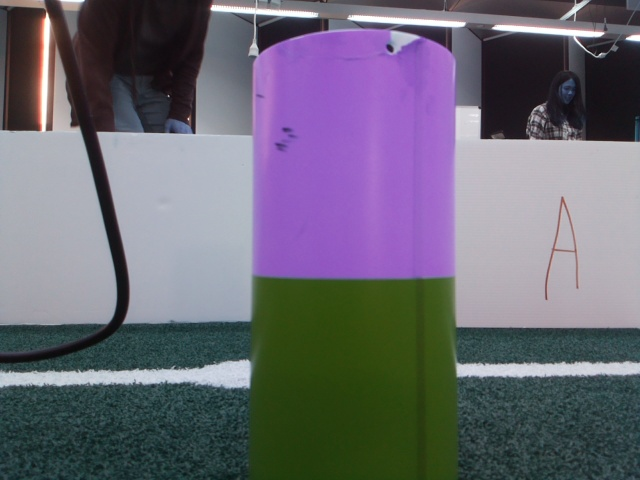
#> input picture src/image_processing/image_processing/PINK&GREEN.jpg, 640 x 480 px
$ jupyter execute test.ipynb   (older library calls are emulated)
#> lines starting #> are read from the running program, lines starting #| are printed output that depends on the picture; after the words box and inside, x2 and y2 are one past the last pixel; in counts of white or black regions, pixels touching at a corner belong together; long printed decimals are rounded
#> further down, frame is the input picture: shape (480, 640, 3); mean B, G, R 116.4, 103.9, 106.6
#> `hsv_frame = cv2.cvtColor(frame, cv2.COLOR_BGR2HSV)`: hsv_frame: shape (480, 640, 3); mean H, S, V 108, 79.8, 124.9
[cell 1]
import cv2
import numpy as np
import matplotlib.pyplot as plt

[cell 2]
def generate_mask(hsv_frame):
    light_blue = np.array([14, 90, 95])
    dark_blue = np.array([37, 255, 255])

    light_pink = np.array([50,80,150])
    dark_pink = np.array([179,255,255])

    light_green = np.array([38,23,45])
    dark_green = np.array([52,255,255])

    light_yellow = np.array([94,135,90])
    dark_yellow = np.array([130,255,255])

    kernel = cv2.getStructuringElement(cv2.MORPH_RECT,(3,3))
    blue_mask = cv2.inRange(hsv_frame, light_blue, dark_blue)
#> blue_mask: shape (480, 640); every value is 0
    blue_mask = cv2.morphologyEx(blue_mask, cv2.MORPH_OPEN, kernel,iterations=1)
    pink_mask = cv2.inRange(hsv_frame, light_pink, dark_pink)
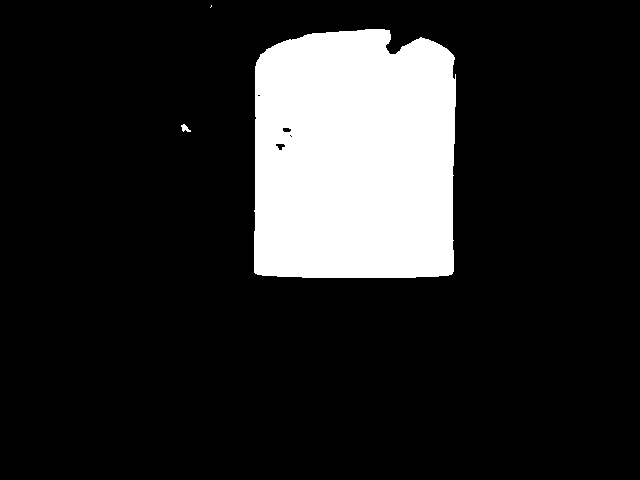
#> pink_mask: shape (480, 640); 15.4% white; 3 white regions (1 under 20 px), largest, box (x1, y1, x2, y2) and area: (254, 29, 456, 278) 47369, (181, 124, 191, 132) 45
    pink_mask = cv2.morphologyEx(pink_mask, cv2.MORPH_OPEN, kernel,iterations=1)
#> pink_mask: shape (480, 640); 15.4% white; 2 white regions, box (x1, y1, x2, y2) and area: (254, 29, 456, 278) 47356, (182, 125, 188, 131) 30
    green_mask = cv2.inRange(hsv_frame, light_green, dark_green)
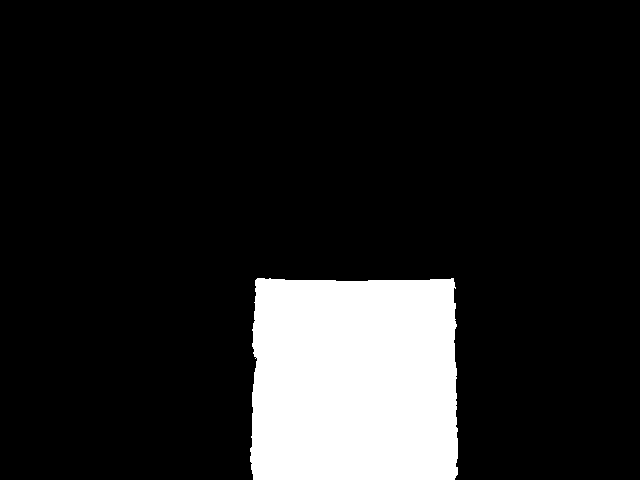
#> green_mask: shape (480, 640); 13.2% white; 1 white region, box (x1, y1, x2, y2) and area: (250, 278, 458, 480) 40635
    green_mask = cv2.morphologyEx(green_mask, cv2.MORPH_OPEN, kernel,iterations=1)
#> green_mask: shape (480, 640); 13.2% white; 1 white region, box (x1, y1, x2, y2) and area: (250, 278, 458, 480) 40620
    yellow_mask = cv2.inRange(hsv_frame, light_yellow, dark_yellow)
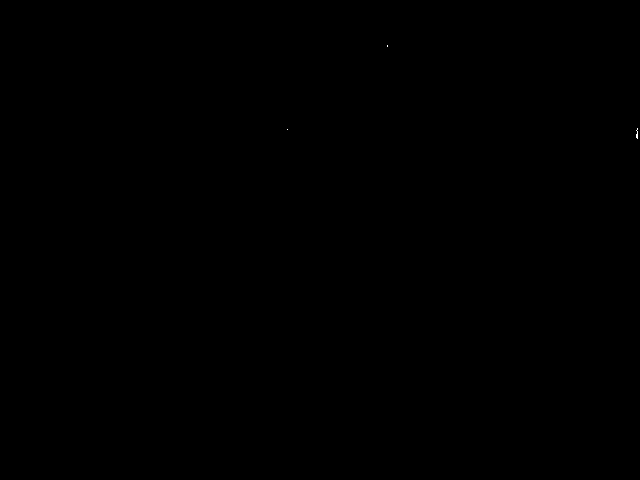
#> yellow_mask: shape (480, 640); 0.01% white in thin lines or dots, all inside (x1, y1, x2, y2) = (287, 45, 638, 139)
    yellow_mask = cv2.morphologyEx(yellow_mask, cv2.MORPH_OPEN, kernel,iterations=1)

    image_result = cv2.bitwise_or(blue_mask, pink_mask)
    image_result = cv2.bitwise_or(image_result, green_mask)
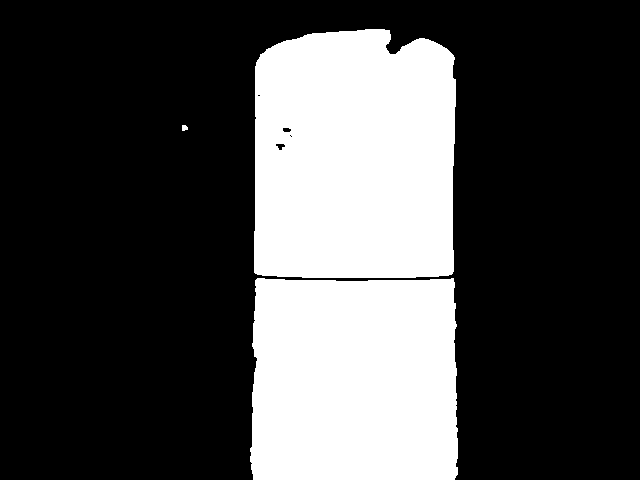
#> image_result: shape (480, 640); 28.6% white; 3 white regions, box (x1, y1, x2, y2) and area: (254, 29, 456, 278) 47356, (250, 278, 458, 480) 40620, (182, 125, 188, 131) 30
    image_result = cv2.bitwise_or(image_result, yellow_mask)

    image_result = cv2.morphologyEx(image_result, cv2.MORPH_OPEN, kernel,iterations=1)
    kernel = np.ones((3, 3), np.uint8)
    image_result = cv2.dilate(image_result, kernel, iterations=1)
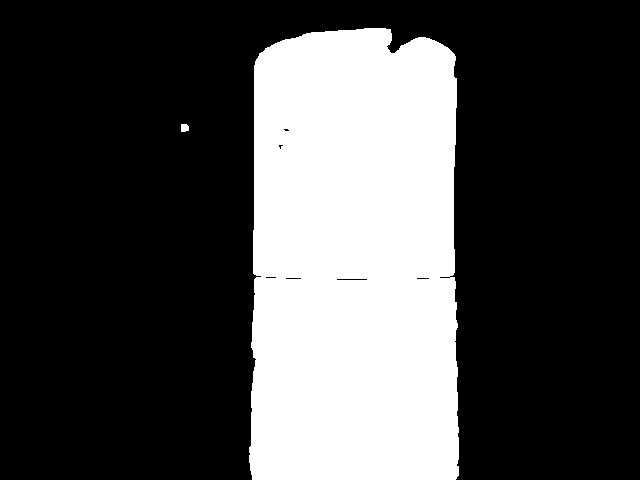
#> image_result: shape (480, 640); 29.2% white; 2 white regions, box (x1, y1, x2, y2) and area: (249, 28, 459, 480) 89653, (181, 124, 189, 132) 58


    return image_result, blue_mask, pink_mask, green_mask, yellow_mask

def determine_mask_color(image_result, blue_mask, pink_mask, green_mask, yellow_mask):
    # MASK: [UPPER, LOWER]
    PINK = 0
    BLUE = 1
    GREEN = 2
    YELLOW = 3

    mask = []
    detected_mask_y = None

    blue_mask = cv2.bitwise_and(blue_mask, image_result)
    green_mask = cv2.bitwise_and(green_mask, image_result)
    blue_mask = cv2.bitwise_and(blue_mask, image_result)
    pink_mask = cv2.bitwise_and(pink_mask, image_result)

    (blueNumLabels, blueLabels, blueStats, blueCentroids) = cv2.connectedComponentsWithStats(blue_mask, 4, cv2.CV_32S)
#> blueLabels: shape (480, 640) int32; every value is 0
#> blueNumLabels = 1; blueStats = [[0, 0, 640, 480, 307200]]; blueCentroids = [[319.5, 239.5]]
    (pinkNumLabels, pinkLabels, pinkStats, pinkCentroids) = cv2.connectedComponentsWithStats(pink_mask, 4, cv2.CV_32S)
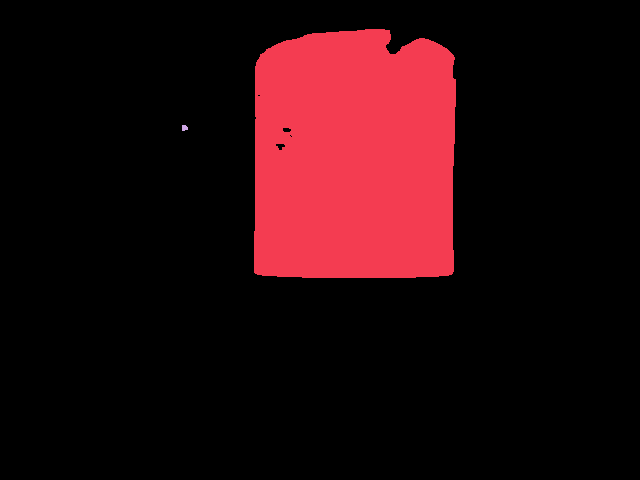
#> pinkLabels: shape (480, 640) int32; 3 distinct labels, from 0 to 2; one colour per label, 0 black
#> pinkNumLabels = 3; pinkStats = [[0, 0, 640, 480, 259814], [254, 29, 202, 249, 47356], [182, 125, 6, 6, 30]]; pinkCentroids = [[313.2, 254.5], [354, 157.5], [184.1, 127.5]]
    (greenNumLabels, greenLabels, greenStats, greenCentroids) = cv2.connectedComponentsWithStats(green_mask, 4, cv2.CV_32S)
#> greenNumLabels = 2; greenStats = [[0, 0, 640, 480, 266580], [250, 278, 208, 202, 40620]]; greenCentroids = [[314.2, 218.1], [354.1, 380]]
    (yellowNumLabels, yellowLabels, yellowStats, yellowCentroids) = cv2.connectedComponentsWithStats(yellow_mask, 4, cv2.CV_32S)
#> yellowNumLabels = 1; yellowStats = [[0, 0, 640, 480, 307200]]; yellowCentroids = [[319.5, 239.5]]

    for i in range(0, blueNumLabels):
        if i != 0 and blueStats[i][4] > 100:
            print(f'blue detected: {blueStats[i][4]}')
            mask.append(BLUE)
            detected_mask_y = blueCentroids[i][1]
#> after the loop, mask = []

    for i in range(0, pinkNumLabels):
        if i != 0 and pinkStats[i][4] > 100:
            print('pink detected')
            if detected_mask_y == None:
                mask.append(PINK)
                detected_mask_y = pinkCentroids[i][1]
            elif detected_mask_y < pinkCentroids[i][1]:
                mask.append(PINK)
                return mask
            else:
                return [PINK, BLUE]
#> this loop made 3 passes
#> detected_mask_y on pass 2: 157.5
#> after the loop, detected_mask_y = 157.5; mask = [0]

    for i in range(0, greenNumLabels):
        print(greenStats[i][4])
        print(greenCentroids[i][1])
        if i != 0 and greenStats[i][4] > 100:
            if detected_mask_y == None:
                mask.append(GREEN)
                detected_mask_y = greenCentroids[i][1]
            elif detected_mask_y < greenCentroids[i][1]:
                mask.append(GREEN)
                return mask
            else:
                return [GREEN, mask[0]]
#> this loop made 2 passes
#| 266580
#| 218.085
#| 40620
#| 380.043
#> after the loop, detected_mask_y = 157.5; mask = [0, 2]

    for i in range(0, yellowNumLabels):
        if i != 0 and yellowStats[i][4] > 100:
            if detected_mask_y == None:
                mask.append(YELLOW)
                detected_mask_y = yellowCentroids[i][1]
            elif detected_mask_y < yellowCentroids[i][1]:
                mask.append(YELLOW)
                return mask
            else:
                return [YELLOW, mask[0]]

    return mask

[cell 3]
frame = cv2.imread('PINK&GREEN.jpg', -1)
hsv_frame = cv2.cvtColor(frame, cv2.COLOR_BGR2HSV)

[cell 4]
image_result, blue_mask, pink_mask, green_mask, yellow_mask = generate_mask(hsv_frame)

[cell 5]
mask = determine_mask_color(image_result, blue_mask, pink_mask, green_mask, yellow_mask)
#> mask = [0, 2]
print(mask)
#| [0, 2]

[cell 6]
plt.figure(figsize=(10,10))
# Original image
plt.subplot(2,3,1)
plt.title("Original image")
plt.imshow(hsv_frame)

plt.subplot(2,3,2)
plt.title("Pink mask")
plt.imshow(pink_mask,cmap='gray',vmin=0,vmax=255)

plt.subplot(2,3,3)
plt.title("Yellow")
plt.imshow(yellow_mask,cmap='gray',vmin=0,vmax=255)

plt.subplot(2,3,4)
plt.title("Blue")
plt.imshow(blue_mask,cmap='gray',vmin=0,vmax=255)

plt.subplot(2,3,5)
plt.title("Green")
plt.imshow(green_mask,cmap='gray',vmin=0,vmax=255)

plt.subplot(2,3,6)
plt.title("Result")
plt.imshow(image_result,cmap='gray',vmin=0,vmax=255)

[cell 7]
output = cv2.connectedComponentsWithStats(image_result, 4, cv2.CV_32S)
(numLabels, labels, stats, centroids) = output
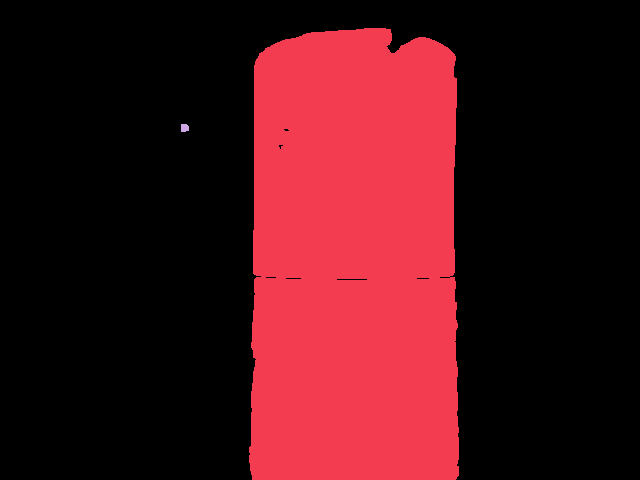
#> labels: shape (480, 640) int32; 3 distinct labels, from 0 to 2; one colour per label, 0 black
#> numLabels = 3; stats = [[0, 0, 640, 480, 217489], [249, 28, 210, 452, 89653], [181, 124, 8, 8, 58]]; centroids = [[305.3, 231.2], [354.1, 259.7], [184.2, 127.5]]
cens = []
objects = []
y_min = 1000
for i in range(0, numLabels):
    if i != 0 and stats[i][4] > 150:
        y_min = min(stats[i][1], y_min)
        cens.append(centroids[i])
        objects.append({"x": stats[i][0], "y": stats[i][1], "width": stats[i][2], "height": stats[i][3], "area": stats[i][4]})
#> this loop made 3 passes
#> y_min on pass 2: 28
#> after the loop, cens = [[354.1, 259.7]]; objects = 1 item
print(cens)
#| [array([354.061, 259.681])]
print(objects)
#| [{'x': 249, 'y': 28, 'width': 210, 'height': 452, 'area': 89653}]

[cell 8]
y_min
#> Out = 28

[cell 9]
image_result = image_result[:][y_min:]
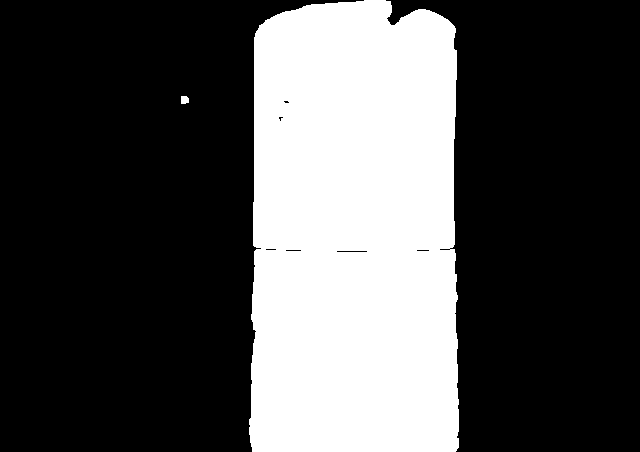
#> image_result: shape (452, 640); 31% white; 2 white regions, box (x1, y1, x2, y2) and area: (249, 0, 459, 452) 89653, (181, 96, 189, 104) 58

[cell 10]
for cen in cens:
    cv2.drawMarker(image_result, (int(cen[0]),int(cen[1])), (0,0,255),cv2.MARKER_SQUARE,15,2)
#> this loop made 1 pass
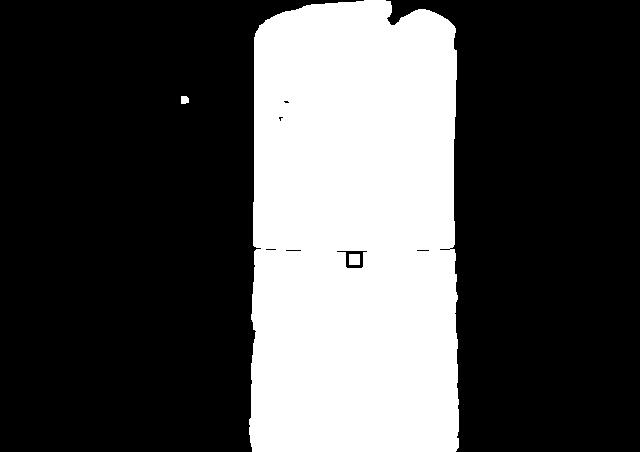
#> image_result: shape (452, 640); 31% white; 3 white regions, box (x1, y1, x2, y2) and area: (249, 0, 459, 452) 89383, (349, 254, 360, 265) 121, (181, 96, 189, 104) 58
#cv2.drawMarker(image_result, (int(objects[0]["x"]), int(objects[0]["y"])), (255,0,0),cv2.MARKER_SQUARE,15,2)
plt.imshow(image_result,cmap='gray',vmin=0,vmax=255)

[cell 11]
detected_objs = []
LEFT=0
COMPLETE = 1
RIGHT=2
for i, obj in enumerate(objects):
    # In the image, object is too close to the left
    if obj["x"] == 0:
        detected_objs.append({"centroid": (cens[i][0], cens[i][1]), "width": obj["width"], "height": obj["height"], "status": LEFT})
    else:
        # In the image, object is too close to the right
        if obj["x"] + obj["width"] == hsv_frame.shape[1]:
            detected_objs.append({"centroid": (cens[i][0], cens[i][1]), "width": obj["width"], "height": obj["height"], "status": RIGHT})
        else:
            detected_objs.append({"centroid": (cens[i][0], cens[i][1]), "width": obj["width"], "height": obj["height"], "status": COMPLETE})
#> this loop made 1 pass
#> after the loop, detected_objs = 1 item

$ run again, with src/image_processing/image_processing/PINK&BLUE.jpg copied over src/image_processing/image_processing/PINK&GREEN.jpg
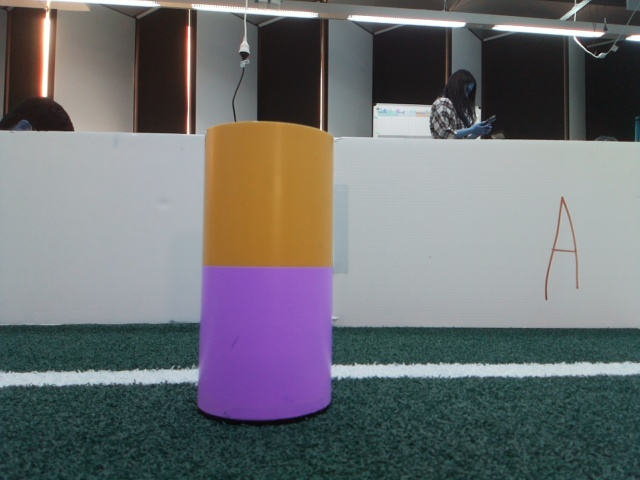
#> input picture src/image_processing/image_processing/PINK&BLUE.jpg, 640 x 480 px
#> frame is the input picture: shape (480, 640, 3); mean B, G, R 114.2, 111.8, 110.2
#> hsv_frame: shape (480, 640, 3); mean H, S, V 83.6, 61.5, 124
#> in generate_mask, `blue_mask = cv2.inRange(hsv_frame, light_blue, dark_blue)`:
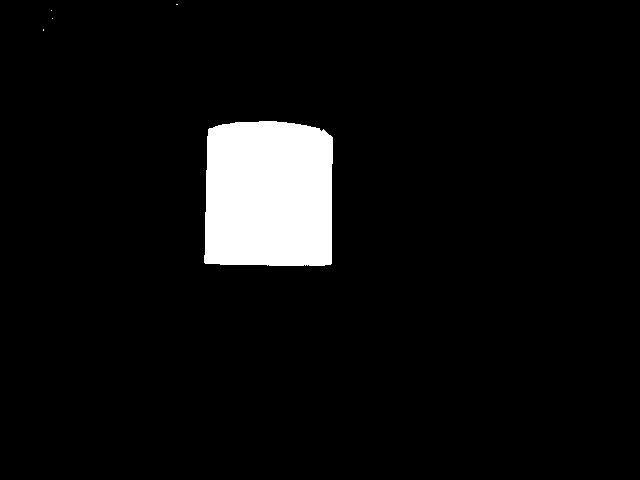
#> blue_mask: shape (480, 640); 5.8% white; 5 white regions (4 under 20 px), largest, box (x1, y1, x2, y2) and area: (204, 121, 333, 266) 17789
#> yellow_mask: shape (480, 640); 0.01% white in thin lines or dots, all inside (x1, y1, x2, y2) = (232, 124, 637, 420)
#> blueLabels: shape (480, 640) int32; values 0 (black) and 1 (white), 5.8% white; 1 white region, box (x1, y1, x2, y2) and area: (204, 121, 333, 266) 17785
#> blueNumLabels = 2; blueStats = [[0, 0, 640, 480, 289415], [204, 121, 129, 145, 17785]]; blueCentroids = [[322.6, 242.3], [268.3, 194.5]]
#> pinkLabels: shape (480, 640) int32; values 0 (black) and 1 (white), 6.1% white; 1 white region, box (x1, y1, x2, y2) and area: (200, 267, 332, 418) 18654
#> pinkNumLabels = 2; pinkStats = [[0, 0, 640, 480, 288546], [200, 267, 132, 151, 18654]]; pinkCentroids = [[322.9, 233], [266.5, 339.4]]
#> greenLabels: shape (480, 640) int32; every value is 0
#> greenNumLabels = 1; greenStats = [[0, 0, 640, 480, 307200]]; greenCentroids = [[319.5, 239.5]]
#> yellowNumLabels = 1; yellowStats = [[0, 0, 640, 480, 307200]]; yellowCentroids = [[319.5, 239.5]]
#> the loop in determine_mask_color, `for i in range(0, blueNumLabels):` made 2 passes
#> detected_mask_y on pass 2: 194.5
#> (printed output is left out)
#> after the loop in determine_mask_color, `for i in range(0, blueNumLabels):`: mask = [1]
#> after the loop in determine_mask_color, `for i in range(0, pinkNumLabels):`: detected_mask_y = 194.5; mask = [1, 0]
#| [1, 0]
#> labels: shape (480, 640) int32; values 0 (black) and 1 (white), 12.2% white; 1 white region, box (x1, y1, x2, y2) and area: (199, 120, 334, 419) 37597
#> numLabels = 2; stats = [[0, 0, 640, 480, 269603], [199, 120, 135, 299, 37597]]; centroids = [[326.8, 235.4], [267.4, 268.8]]
#> the loop `for i in range(0, numLabels):` made 2 passes
#> y_min on pass 2: 120
#> after the loop `for i in range(0, numLabels):`: cens = [[267.4, 268.8]]; objects = 1 item
#| [array([267.375, 268.816])]
#| [{'x': 199, 'y': 120, 'width': 135, 'height': 299, 'area': 37597}]
#> Out = 120
#> the loop `for cen in cens:` made 1 pass
#> after the loop `for cen in cens:`:
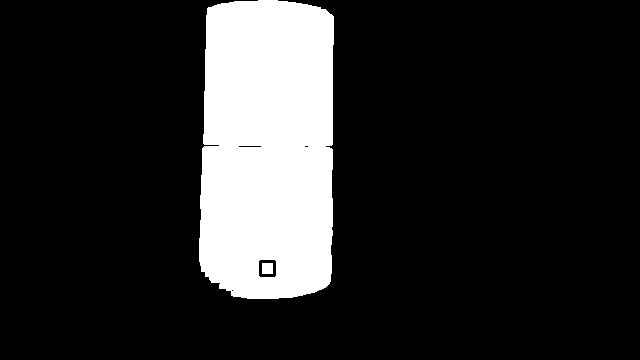
#> image_result: shape (360, 640); 16.2% white; 2 white regions, box (x1, y1, x2, y2) and area: (199, 0, 334, 299) 37312, (262, 263, 273, 274) 121
#> the loop `for i, obj in enumerate(objects):` made 1 pass
#> after the loop `for i, obj in enumerate(objects):`: detected_objs = 1 item

$ run again, with src/image_processing/image_processing/PINK&YELLOW.jpg copied over src/image_processing/image_processing/PINK&GREEN.jpg
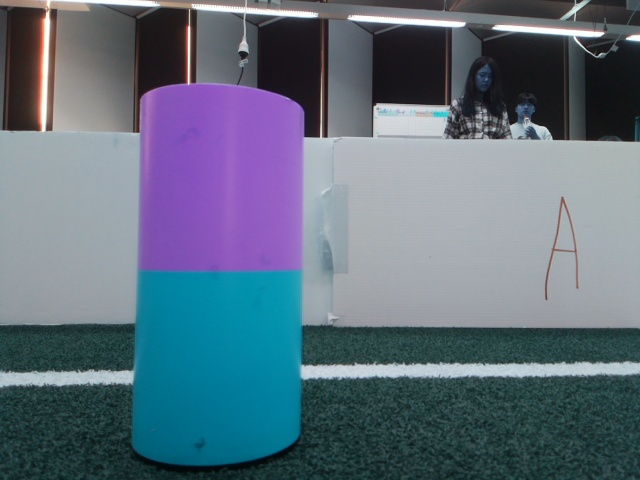
#> input picture src/image_processing/image_processing/PINK&YELLOW.jpg, 640 x 480 px
#> frame is the input picture: shape (480, 640, 3); mean B, G, R 124.8, 110.1, 94.5
#> hsv_frame: shape (480, 640, 3); mean H, S, V 99.2, 80.7, 126.3
#> blue_mask: shape (480, 640); every value is 0
#> blueLabels: shape (480, 640) int32; every value is 0
#> blueNumLabels = 1; blueStats = [[0, 0, 640, 480, 307200]]; blueCentroids = [[319.5, 239.5]]
#> pinkLabels: shape (480, 640) int32; 4 distinct labels, from 0 to 3
#> pinkNumLabels = 4; pinkStats = [[0, 0, 640, 480, 257334], [136, 84, 168, 352, 49767], [433, 112, 16, 6, 87], [142, 325, 4, 3, 12]]; pinkCentroids = [[337.8, 238.7], [224.7, 244], [440.8, 114.3], [143.5, 326]]
#> greenNumLabels = 1; greenStats = [[0, 0, 640, 480, 307200]]; greenCentroids = [[319.5, 239.5]]
#> yellowLabels: shape (480, 640) int32; values 0 (black) and 1 (white), 10.2% white; 1 white region, box (x1, y1, x2, y2) and area: (132, 270, 303, 465) 31370
#> yellowNumLabels = 2; yellowStats = [[0, 0, 640, 480, 275830], [132, 270, 171, 195, 31370]]; yellowCentroids = [[331.2, 225.2], [216.6, 365]]
#> after the loop in determine_mask_color, `for i in range(0, blueNumLabels):`: mask = []
#> the loop in determine_mask_color, `for i in range(0, pinkNumLabels):` made 4 passes
#> detected_mask_y on pass 2: 244
#> after the loop in determine_mask_color, `for i in range(0, pinkNumLabels):`: detected_mask_y = 244; mask = [0]
#> the loop in determine_mask_color, `for i in range(0, greenNumLabels):` made 1 pass
#| 307200
#| 239.5
#> after the loop in determine_mask_color, `for i in range(0, greenNumLabels):`: detected_mask_y = 244
#> after the loop in determine_mask_color, `for i in range(0, yellowNumLabels):`: mask = [0, 3]
#| [0, 3]
#> `(numLabels, labels, stats, centroids) = output`:
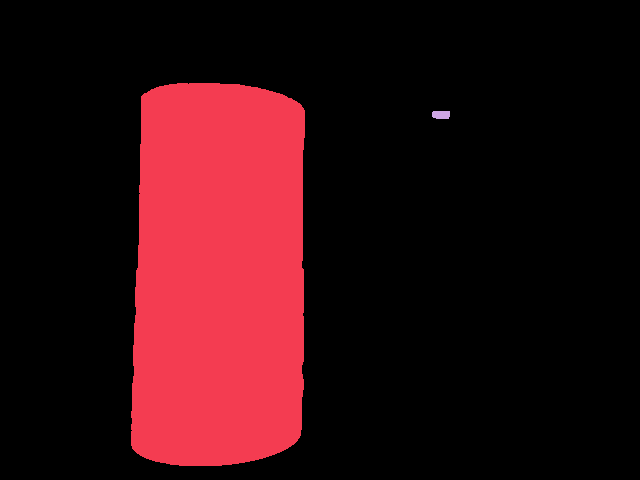
#> labels: shape (480, 640) int32; 3 distinct labels, from 0 to 2; one colour per label, 0 black
#> numLabels = 3; stats = [[0, 0, 640, 480, 245007], [131, 83, 174, 383, 62057], [432, 111, 18, 8, 136]]; centroids = [[345, 230.5], [218.5, 275.3], [440.7, 114.4]]
#> the loop `for i in range(0, numLabels):` made 3 passes
#> y_min on pass 2: 83
#> after the loop `for i in range(0, numLabels):`: cens = [[218.5, 275.3]]; objects = 1 item
#| [array([218.451, 275.307])]
#| [{'x': 131, 'y': 83, 'width': 174, 'height': 383, 'area': 62057}]
#> Out = 83
#> the loop `for cen in cens:` made 1 pass
#> after the loop `for cen in cens:`:
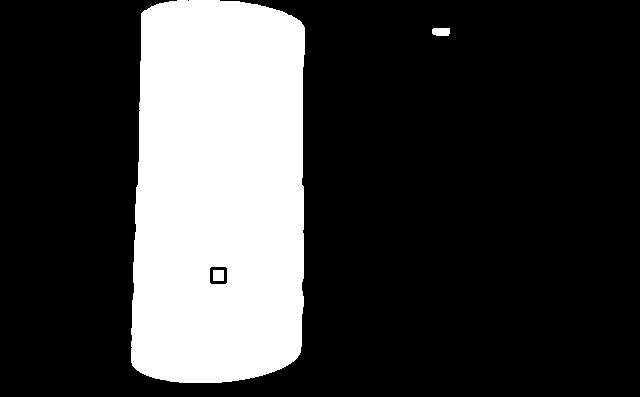
#> image_result: shape (397, 640); 24.4% white; 3 white regions, box (x1, y1, x2, y2) and area: (131, 0, 305, 383) 61772, (432, 28, 450, 36) 136, (213, 270, 224, 281) 121
#> the loop `for i, obj in enumerate(objects):` made 1 pass
#> after the loop `for i, obj in enumerate(objects):`: detected_objs = 1 item
